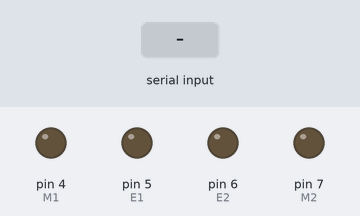
This sketch was run on a simulated Arduino Mega 2560, built with avr-gcc and run on an emulated ATmega2560. Shown: output pins drawn as LEDs (lit = HIGH). The inputs (shaded band) are chosen by the test bench.

Above: at 1.2 s.
1.3 s: "w" received over the second serial link
At 2.4 s:
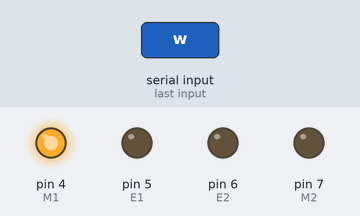
3.4 s: "s" received over the second serial link
At 4.9 s:
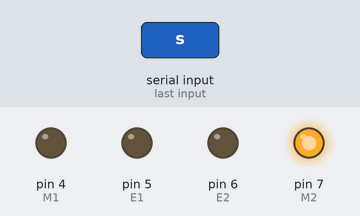
5.2 s: "a" received over the second serial link
At 6.2 s:
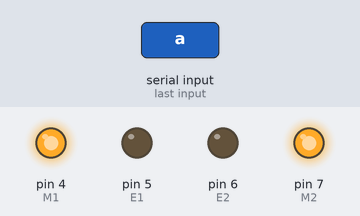
6.9 s: "d" received over the second serial link
At 7.0 s:
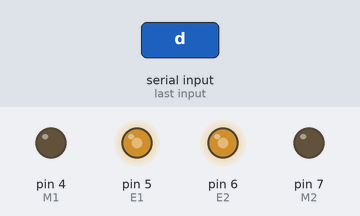
Timing chart, 0 to 9.6 s (numbered marks = the images above; inputs shaded):
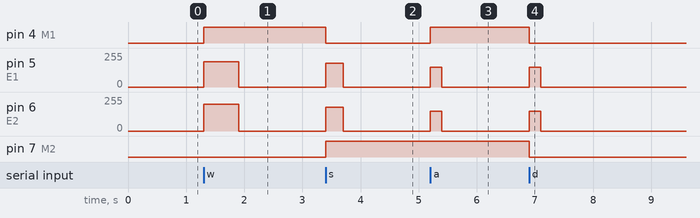

Measured:
- after the input at 1.3 s, pin 4 (M1): LOW → HIGH at once; pin 5 (E1): 0/255 → 190/255 at once, → 0/255 0.60 s later; pin 6 (E2): 0/255 → 200/255 at once, → 0/255 0.60 s later
- after the input at 3.4 s, pin 4 (M1): HIGH → LOW at once; pin 5 (E1), pin 6 (E2): 0/255 → 180/255 at once, → 0/255 0.30 s later; pin 7 (M2): LOW → HIGH at once
- after the input at 5.2 s, pin 4 (M1): LOW → HIGH at once; pin 5 (E1), pin 6 (E2): 0/255 → 150/255 at once, → 0/255 0.20 s later
- after the input at 6.9 s, pin 4 (M1), pin 7 (M2): HIGH → LOW at once; pin 5 (E1), pin 6 (E2): 0/255 → 150/255 at once, → 0/255 0.20 s later

The sketch:

combine2.ino
```cpp
String recieve = "";

int E1 = 5;  //左轮
int M1 = 4;
int E2 = 6;  //右轮
int M2 = 7;

int flag = 0;

void setup() {
// initialize both serial ports:
	Serial.begin(9600);
	Serial3.begin(9600);
	for (int i = 4; i <= 7; i++)
    pinMode(i, OUTPUT);
}
void loop()
{
     if (Serial3.available())
     {
        char input = Serial3.read();
        switch(input){
            case 'x':  //停止
                {
                  analogWrite(E1, 0);
                  analogWrite(E2, 0);
                  break;
                }
            case 'w':  //向前
                {
                  digitalWrite(M1, 1);
                  digitalWrite(M2, 0);
                  analogWrite(E1, 190);
                  analogWrite(E2, 200);
                  delay(600);
                  analogWrite(E1, 0);
                  analogWrite(E2, 0);
                  break;
                  break;
                }
            case 's':  //向后
                {
                  digitalWrite(M1, 0);
                  digitalWrite(M2, 1);
                  analogWrite(E1, 180);
                  analogWrite(E2, 180);
                  delay(300);
                  analogWrite(E1, 0);
                  analogWrite(E2, 0);
                  break;
                  break;
                }
            case 'a':  //左转
                {
                  digitalWrite(M1, 1);
                  digitalWrite(M2, 1);
                  analogWrite(E1, 150);
                  analogWrite(E2, 150);
                  delay(200);
                  analogWrite(E1, 0);
                  analogWrite(E2, 0);
                  break;
                }
            case 'd':  //右转
                {
                  analogWrite(M1, 0);
                  analogWrite(M2, 0);
                  analogWrite(E1, 150);
                  analogWrite(E2, 150);
                  delay(200);
                  analogWrite(E1, 0);
                  analogWrite(E2, 0);
                  break;
                }
        }
    }
}
```
